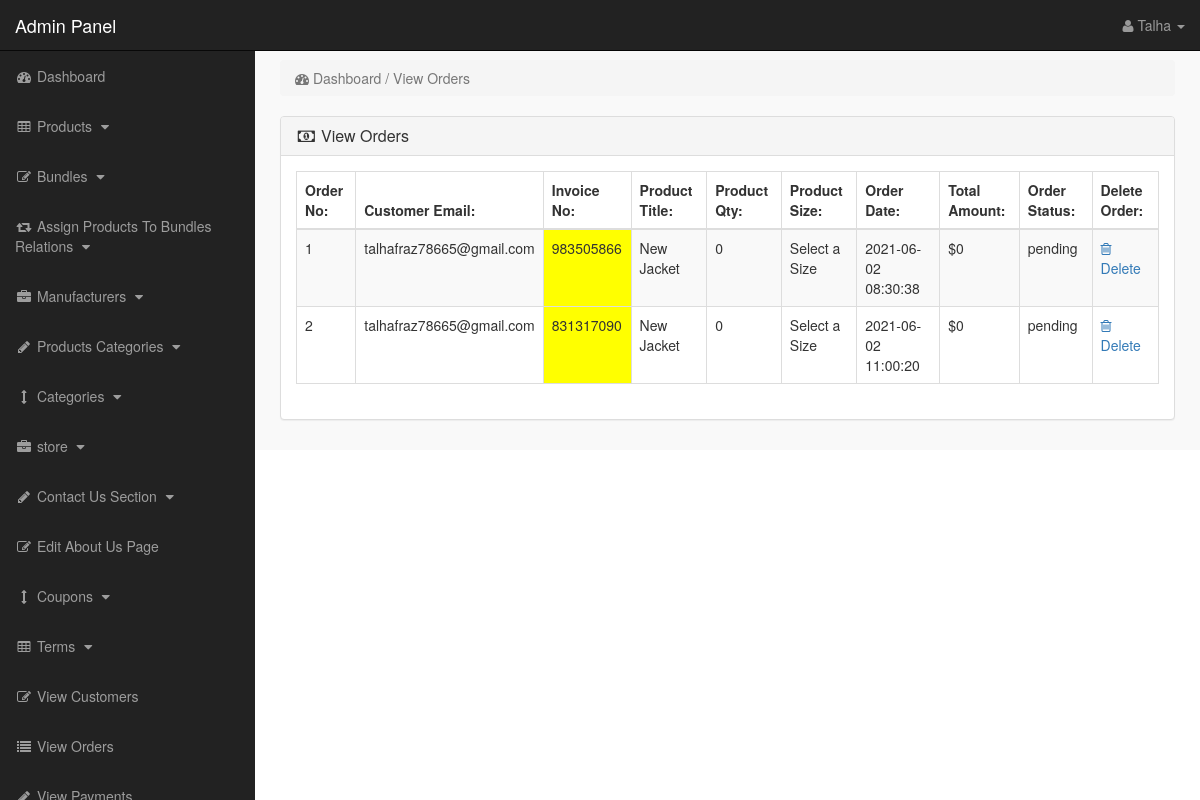
/admin_area/index.php?view_orders (signed in), run on the app's committed database.
### tables this page shows
CREATE TABLE `pending_orders` (
  `order_id` int(10) NOT NULL,
  `customer_id` int(10) NOT NULL,
  `invoice_no` int(10) NOT NULL,
  `product_id` text NOT NULL,
  `qty` int(10) NOT NULL,
  `size` text NOT NULL,
  `order_status` text NOT NULL
);

CREATE TABLE `customers` (
  `customer_id` int(10) NOT NULL,
  `customer_name` varchar(255) NOT NULL,
  `customer_email` varchar(255) NOT NULL,
  `customer_pass` varchar(255) NOT NULL,
  `customer_country` text NOT NULL,
  `customer_city` text NOT NULL,
  `customer_contact` varchar(255) NOT NULL,
  `customer_address` text NOT NULL,
  `customer_image` text NOT NULL,
  `customer_confirm_code` text NOT NULL
);

CREATE TABLE `products` (
  `product_id` int(10) NOT NULL,
  `p_cat_id` int(10) NOT NULL,
  `cat_id` int(10) NOT NULL,
  `manufacturer_id` int(10) NOT NULL,
  `date` timestamp NOT NULL DEFAULT current_timestamp() ON UPDATE current_timestamp(),
  `product_title` text NOT NULL,
  `product_url` text NOT NULL,
  `product_img1` text NOT NULL,
  `product_img2` text NOT NULL,
  `product_img3` text NOT NULL,
  `product_price` int(10) NOT NULL,
  `product_psp_price` int(100) NOT NULL,
  `product_desc` text NOT NULL,
  `product_features` text NOT NULL,
  `product_video` text NOT NULL,
  `product_keywords` text NOT NULL,
  `product_label` text NOT NULL,
  `status` varchar(255) NOT NULL
);

CREATE TABLE `customer_orders` (
  `order_id` int(10) NOT NULL,
  `customer_id` int(10) NOT NULL,
  `due_amount` int(100) NOT NULL,
  `invoice_no` int(100) NOT NULL,
  `qty` int(10) NOT NULL,
  `size` text NOT NULL,
  `order_date` timestamp NOT NULL DEFAULT current_timestamp() ON UPDATE current_timestamp(),
  `order_status` text NOT NULL
);

### admin_area/view_orders.php (the view)
<?php
if(!isset($_SESSION['admin_email'])){
echo "<script>window.open('login.php','_self')</script>";
}
else {
?>
<div class="row">
<div class="col-lg-12">
<ol class="breadcrumb">
<li class="active">
<i class="fa fa-dashboard"></i> Dashboard / View Orders
</li>
</ol>
</div>
</div>
<div class="row">
<div class="col-lg-12">
<div class="panel panel-default">
<div class="panel-heading">
<h3 class="panel-title">
<i class="fa fa-money fa-fw"></i> View Orders
</h3>
</div>
<div class="panel-body">
<div class="table-responsive">
<table class="table table-bordered table-hover table-striped">
<thead>
<tr>
<th>Order No:</th>
<th>Customer Email:</th>
<th>Invoice No:</th>
<th>Product Title:</th>
<th>Product Qty:</th>
<th>Product Size:</th>
<th>Order Date:</th>
<th>Total Amount:</th>
<th>Order Status:</th>
<th>Delete Order:</th>
</tr>
</thead>
<tbody>
<?php
$i = 0;
$get_orders = "select * from pending_orders";
$run_orders = mysqli_query($con,$get_orders);
while ($row_orders = mysqli_fetch_array($run_orders)) {
$order_id = $row_orders['order_id'];
$c_id = $row_orders['customer_id'];
$invoice_no = $row_orders['invoice_no'];
$product_id = $row_orders['product_id'];
$qty = $row_orders['qty'];
$size = $row_orders['size'];
$order_status = $row_orders['order_status'];
$get_products = "select * from products where product_id='$product_id'";
$run_products = mysqli_query($con,$get_products);
$row_products = mysqli_fetch_array($run_products);
$product_title = $row_products['product_title'];
$i++;
?>
<tr>
<td><?php echo $i; ?></td>
<td>
<?php
$get_customer = "select * from customers where customer_id='$c_id'";
$run_customer = mysqli_query($con,$get_customer);
$row_customer = mysqli_fetch_array($run_customer);
$customer_email = $row_customer['customer_email'];
echo $customer_email;
 ?>
 </td>
<td bgcolor="yellow" ><?php echo $invoice_no; ?></td>
<td><?php echo $product_title; ?></td>
<td><?php echo $qty; ?></td>
<td><?php echo $size; ?></td>
<td>
<?php
$get_customer_order = "select * from customer_orders where order_id='$order_id'";
$run_customer_order = mysqli_query($con,$get_customer_order);
$row_customer_order = mysqli_fetch_array($run_customer_order);
$order_date = $row_customer_order['order_date'];
$due_amount = $row_customer_order['due_amount'];
echo $order_date;
?>
</td>
<td>$<?php echo $due_amount; ?></td>
<td>
<?php
if($order_status=='pending'){
echo $order_status='pending';
}
else{
echo $order_status='Complete';
}
?>
</td>
<td>
<a href="index.php?order_delete=<?php echo $order_id; ?>" >
<i class="fa fa-trash-o" ></i> Delete
</a>
</td>
</tr>
<?php } ?>
</tbody>
</table>
</div>
</div>
</div>
</div>
</div>
<?php } ?>

### admin_area/includes/sidebar.php (shortened to what this page needs)
<?php
if(!isset($_SESSION['admin_email'])){
echo "<script>window.open('login.php','_self')</script>";
}
else {
?>
<nav class="navbar navbar-inverse navbar-fixed-top" >
<div class="navbar-header" >
<a class="navbar-brand" href="index.php?dashboard" >Admin Panel</a>
</div>
<ul class="nav navbar-right top-nav" >
<li class="dropdown" >
<a href="#" class="dropdown-toggle" data-toggle="dropdown" >
<i class="fa fa-user" ></i>
<?php echo $admin_name; ?> <b class="caret" ></b>
</a>
</li>
</ul>
<div class="collapse navbar-collapse navbar-ex1-collapse">
<ul class="nav navbar-nav side-nav">
<li>
<a href="index.php?dashboard">
<i class="fa fa-fw fa-dashboard"></i> Dashboard
</a>
</li>
<li>
<a href="#" data-toggle="collapse" data-target="#products">
<i class="fa fa-fw fa-table"></i> Products
<i class="fa fa-fw fa-caret-down"></i>
</a>
</li>
<li>
<a href="#" data-toggle="collapse" data-target="#bundles">
<i class="fa fa-fw fa-edit"></i> Bundles
<i class="fa fa-fw fa-caret-down"></i>
</a>
</li>
<li>
<a href="#" data-toggle="collapse" data-target="#relations">
<i class="fa fa-fw fa-retweet"></i> Assign Products To Bundles Relations
<i class="fa fa-fw fa-caret-down"></i>
</a>
</li>
<li>
<a href="#" data-toggle="collapse" data-target="#manufacturers">
<i class="fa fa-fw fa-briefcase"></i> Manufacturers
<i class="fa fa-fw fa-caret-down"></i>
</a>
</li>
<li>
<a href="#" data-toggle="collapse" data-target="#p_cat">
<i class="fa fa-fw fa-pencil"></i> Products Categories
<i class="fa fa-fw fa-caret-down"></i>
</a>
</li>
<li>
<a href="#" data-toggle="collapse" data-target="#cat">
<i class="fa fa-fw fa-arrows-v"></i> Categories
<i class="fa fa-fw fa-caret-down"></i>
</a>
</li>
<li>
<a href="#" data-toggle="collapse" data-target="#store">
<i class="fa fa-fw fa-briefcase"></i> store
<i class="fa fa-fw fa-caret-down"></i>
</a>
</li>
<li>
<a href="#" data-toggle="collapse" data-target="#contact_us">
<i class="fa fa-fw fa-pencil"> </i> Contact Us Section
<i class="fa fa-fw fa-caret-down"></i>
</a>
</li>
<li>
<a href="index.php?edit_about_us">
<i class="fa fa-fw fa-edit"></i> Edit About Us Page
</a>
</li>
<li>
<a href="#" data-toggle="collapse" data-target="#coupons">
<i class="fa fa-fw fa-arrows-v"></i> Coupons
<i class="fa fa-fw fa-caret-down"></i>
</a>
</li>
<li>
<a href="#" data-toggle="collapse" data-target="#terms" >
<i class="fa fa-fw fa-table"></i> Terms
<i class="fa fa-fw fa-caret-down"></i>
</a>
</li>
<li>
<a href="index.php?view_customers">
<i class="fa fa-fw fa-edit"></i> View Customers
</a>
</li>
<li>
<a href="index.php?view_orders">
<i class="fa fa-fw fa-list"></i> View Orders
</a>
</li>
<li>
<a href="index.php?view_payments">
<i class="fa fa-fw fa-pencil"></i> View Payments
</a>
</li>
</ul>
</div>
</nav>
<?php } ?>

### admin_area/css/style.css (style rules this page uses)
body { margin-top:100px; }
@media (min-width: 768px) { body { margin-top:50px; } }
.top-nav { padding:0 15px; }
.top-nav>li { display:inline-block; float:left; }
.top-nav>li>a { padding-top:15px; padding-bottom:15px; line-height:20px; color:#999; }
@media (min-width: 768px) { .side-nav { position:fixed; top:51px; width:255px; border-radius:0; overflow-y:auto; background-color: #222; bottom:0; overflow-x:hidden; padding-bottom:40px; } }
@media (min-width: 768px) { .side-nav>li>a { width:255px; } }
.panel-body { border-radius:5px; }

### data on the page
pending_orders: customer.customer_email "talhafraz78665@gmail.com", invoice_no "983505866", product.product_title "New Jacket", qty "0", size "Select a Size", customer_orders.order_date "2021-06-02 08:30:38", customer_orders.due_amount "0"
pending_orders: customer.customer_email "talhafraz78665@gmail.com", invoice_no "831317090", product.product_title "New Jacket", qty "0", size "Select a Size", customer_orders.order_date "2021-06-02 11:00:20", customer_orders.due_amount "0"

### other printed values
$admin_name "Talha"
